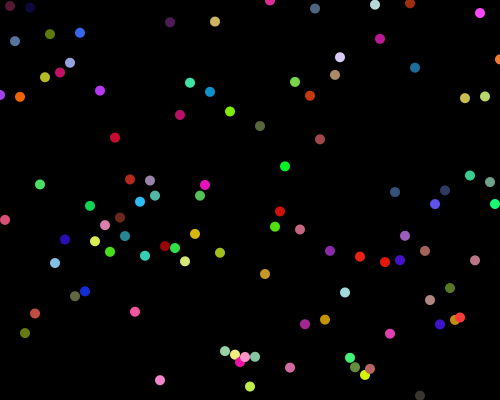
Frame 1 (no input)
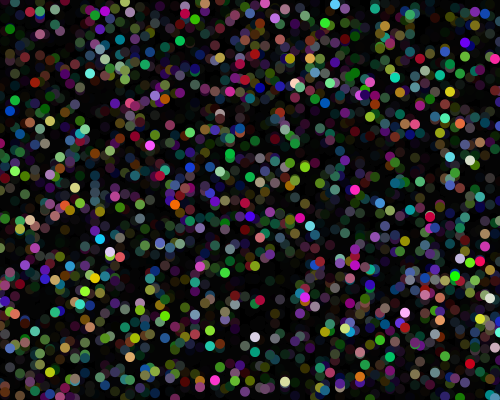
Frame 60 (the mouse pressed at the canvas centre just before this capture)
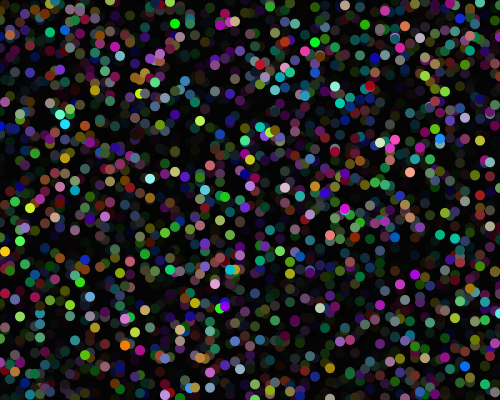
Frame 120 (the mouse held since frame 60 and released just before this capture)

The Processing sketch that drew these frames (run headless with seeded random() and noise(); from frame 60 on, the mouse is pressed at the canvas centre):

// Processing sketch: processing_32181
// ── processing_32181.pde

void setup(){
 size(500,400);
 background(0);
}

void draw(){
 noStroke();
 fill(0,30);
 rect(0,0,500,400);
 int i;
 for(i=0; i<=500; i+=5){
  fill(random(0,255),random(0,255),random(0,255));
  ellipse(i,random(0,400),10,10);
  }
 } 
 
                
                
